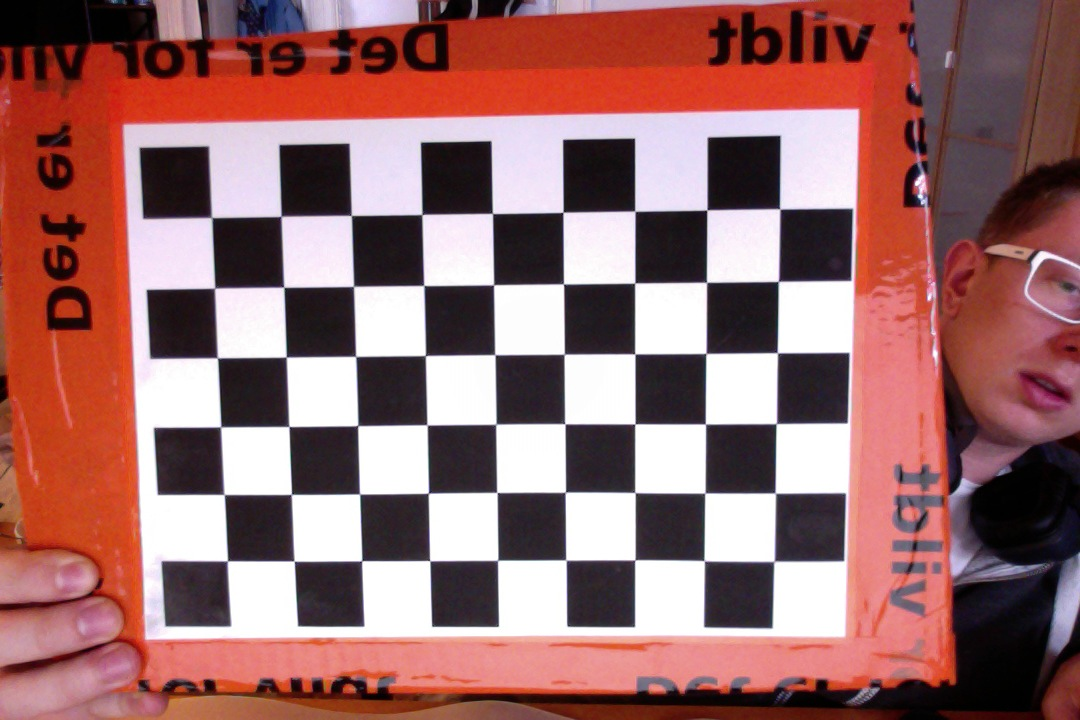
#> input picture MandatoryAssignment2/Results/L_CP.jpg, 1080 x 720 px, given in place of L_CPSeq.jpg, which was not available
$ python Assignment2_Atanas.py   (Python 2 division)   (older library calls are emulated)
#> lines starting #> are read from the running program, lines starting #| are printed output that depends on the picture; pictures that were not available may be replaced by others from this repository, and a replacement may not be noted
### MandatoryAssignment2/SIGBTools.py
import cv2;
import cv2
import numpy as np
import pylab
from pylab import *
import matplotlib as mpl
import math
from scipy import linalg
''' This module contains sets of functions useful for basic image analysis and should be useful in the SIGB course.
Written and Assembled  (2012,2013) by  Dan Witzner Hansen, IT University.
'''

# [176 lines left out: functions getHomographyFromMouse, getCircleSamples, estimateHomography, getImageSequence, getLineCoordinates, not called in this run]

class RegionProps:
    '''Class used for getting descriptors of contour-based connected components

        The main method to use is: CalcContourProperties(contour,properties=[]):
        contour: a contours found through cv2.findContours
        properties: list of strings specifying which properties should be calculated and returned

        The following properties can be specified:

        Area: Area within the contour  - float
        Boundingbox: Bounding box around contour - 4 tuple (topleft.x,topleft.y,width,height)
        Length: Length of the contour
        Centroid: The center of contour: (x,y)
        Moments: Dictionary of moments: see
        Perimiter: Permiter of the contour - equivalent to the length
        Equivdiameter: sqrt(4*Area/pi)
        Extend: Ratio of the area and the area of the bounding box. Expresses how spread out the contour is
        Convexhull: Calculates the convex hull of the contour points
        IsConvex: boolean value specifying if the set of contour points is convex

        Returns: Dictionary with key equal to the property name

        Example:
             contours, hierarchy = cv2.findContours(I, cv2.RETR_LIST, cv2.CHAIN_APPROX_SIMPLE)
             goodContours = []
             for cnt in contours:
                vals = props.CalcContourProperties(cnt,['Area','Length','Centroid','Extend','ConvexHull'])
                if vals['Area']>100 and vals['Area']<200
                 goodContours.append(cnt)
        '''
    def __calcArea(self,m,c):
        return cv2.contourArea(c) #,m['m00']
    def __calcLength(self,c):
        return cv2.arcLength(c, True)
    def __calcPerimiter(self,c):
         return cv2.arcLength(c,True)
    def __calcBoundingBox(self,c):
        return cv2.boundingRect(c)
    # [6 lines left out: function __calcCentroid, not called in this run]

    def __calcEquivDiameter(self,contur):
        Area = self.__calcArea(m)
        return np.sqrt(4*Area/np.pi)
    # [50 lines left out: functions __calcExtend, __calcConvexHull, CalcContourProperties, not called in this run]


class ROISelector:

    def __resetPoints(self):
        self.seed_Left_pt = None
        self.seed_Right_pt = None

    # [69 lines left out: functions __init__, update, onmouse, setCorners, SelectArea, splitfn, not called in this run]

def anorm2(a):
    return (a*a).sum(-1)

def anorm(a):
    return np.sqrt( anorm2(a) )

# [45 lines left out: functions to_rect, rect2rect_mtx, rotateImage, lookat, mtx2rvec, draw_str, not called in this run]
class Sketcher:
    def __init__(self, windowname, dests, colors_func):
        # [8 lines left out: function __init__, not called in this run]
    def show(self):
        cv2.imshow(self.windowname, self.dests[0])

    def on_mouse(self, event, x, y, flags, param):
        # [12 lines left out: function on_mouse, not called in this run]

# palette data from matplotlib/_cm.py
_jet_data =   {'red':   ((0., 0, 0), (0.35, 0, 0), (0.66, 1, 1), (0.89,1, 1),
                     (1, 0.5, 0.5)),
           'green': ((0., 0, 0), (0.125,0, 0), (0.375,1, 1), (0.64,1, 1),
                     (0.91,0,0), (1, 0, 0)),
           'blue':  ((0., 0.5, 0.5), (0.11, 1, 1), (0.34, 1, 1), (0.65,0, 0),
                     (1, 0, 0))}

cmap_data = { 'jet' : _jet_data }

def make_cmap(name, n=256):
    # [14 lines left out: function make_cmap, not called in this run]
def nothing(*arg, **kw):
    pass

def clock():
    return cv2.getTickCount() / cv2.getTickFrequency()

def imWeight(x,c):
    return  1-(np.abs(x-c)/float(c))

def HatFunction(I):
    # [4 lines left out: function HatFunction, not called in this run]

def toHomogenious(points):
    # [4 lines left out: function toHomogenious, not called in this run]
def normalizeHomogenious(points):
    # [40 lines left out: functions normalizeHomogenious, H_from_points, not called in this run]

def calibrateCamera(camNum =0,nPoints=5,patternSize=(9,6),saveImage=False):
    # [87 lines left out: function calibrateCamera, not called in this run]

class Camera:
    """ Class for representing pin-hole cameras. """

    def __init__(self,P):
        """ Initialize P = K[R|t] camera model. """
        self.P = P
        self.K = None # calibration matrix
        self.R = None # rotation
        self.t = None # translation
        self.c = None # camera center


    def project(self,X):
        # [7 lines left out: function project, not called in this run]

    def factor(self):
        # [14 lines left out: function factor, not called in this run]

    def center(self):
        # [10 lines left out: function center, not called in this run]

    def calibrate_from_points(x1,x2):

        return self.K


    def simple_calibrate(a,b):

        return self.K


# helper functions

def rotation_matrix(a):
    # [6 lines left out: function rotation_matrix, not called in this run]

def rq(A):
    # [8 lines left out: function rq, not called in this run]
### MandatoryAssignment2/cubePoints.py
import numpy as np

def cube_points(c,wid):
    """ Creates a list of points for plotting a cube with plot. (the first 5 points are
    the bottom square, some sides repeated). """
    p = []
    #bottom
    p.append([c[0]-wid,c[1]-wid,c[2]-wid])
    p.append([c[0]-wid,c[1]+wid,c[2]-wid])
    p.append([c[0]+wid,c[1]+wid,c[2]-wid])
    p.append([c[0]+wid,c[1]-wid,c[2]-wid])
    p.append([c[0]-wid,c[1]-wid,c[2]-wid])
    #top
    p.append([c[0]-wid,c[1]-wid,c[2]+wid])
    p.append([c[0]-wid,c[1]+wid,c[2]+wid])
    p.append([c[0]+wid,c[1]+wid,c[2]+wid])
    p.append([c[0]+wid,c[1]-wid,c[2]+wid])
    p.append([c[0]-wid,c[1]-wid,c[2]+wid])
    #vertical sides
    p.append([c[0]-wid,c[1]-wid,c[2]+wid])
    p.append([c[0]-wid,c[1]+wid,c[2]+wid])
    p.append([c[0]-wid,c[1]+wid,c[2]-wid])
    p.append([c[0]+wid,c[1]+wid,c[2]-wid])
    p.append([c[0]+wid,c[1]+wid,c[2]+wid])
    p.append([c[0]+wid,c[1]-wid,c[2]+wid])
    p.append([c[0]+wid,c[1]-wid,c[2]-wid])
    return np.array(p).T

### MandatoryAssignment2/Assignment2_Atanas.py
from scipy import ndimage
import cv2
import cv
import numpy as np
from pylab import *
from matplotlib import *
from matplotlib.pyplot import *
from scipy import *
import math
import SIGBTools
import cubePoints as cube

# [141 lines left out: functions calibrationExample, frameTrackingData2BoxData, simpleTextureMap, showImageandPlot, texturemapGridSequence, not called in this run]


def realisticTexturemap(scale,point,map):
    #H = np.load('H_G_M')
    print "Not implemented yet\n"*30


# [21 lines left out: function showFloorTrackingData, not called in this run]

def angle_cos(p0, p1, p2):
    d1, d2 = p0-p1, p2-p1
    return abs( np.dot(d1, d2) / np.sqrt( np.dot(d1, d1)*np.dot(d2, d2) ) )

# [299 lines left out: functions findSquares, DetectPlaneObject, texturemapObjectSequence, DisplayTrace, DisplayTraceDynamic, texturemapGroundFloor and 1 more, not called in this run]


def AugumentSequence():
    #Loading callibration matrix
    K = np.load('Results/PMatrix.npy')
#> (reads MandatoryAssignment2/Results/PMatrix.npy from the repository)
    #setting pattern size
    pattern_size = (9,6)
    #loading calibration images
    L_CP = cv2.imread('Results/L_CPSeq.jpg') #Frontal view
#> L_CP is the input picture: shape (720, 1080, 3); mean B, G, R 106.9, 107.6, 153.5
    #Getting cube points from cubePoints.py
    cubePoints = cube.cube_points([0,0,0.1],0.1)
    #Getting chesscorners for frontal view
    Fgray = cv2.cvtColor(L_CP,cv2.COLOR_BGR2GRAY)
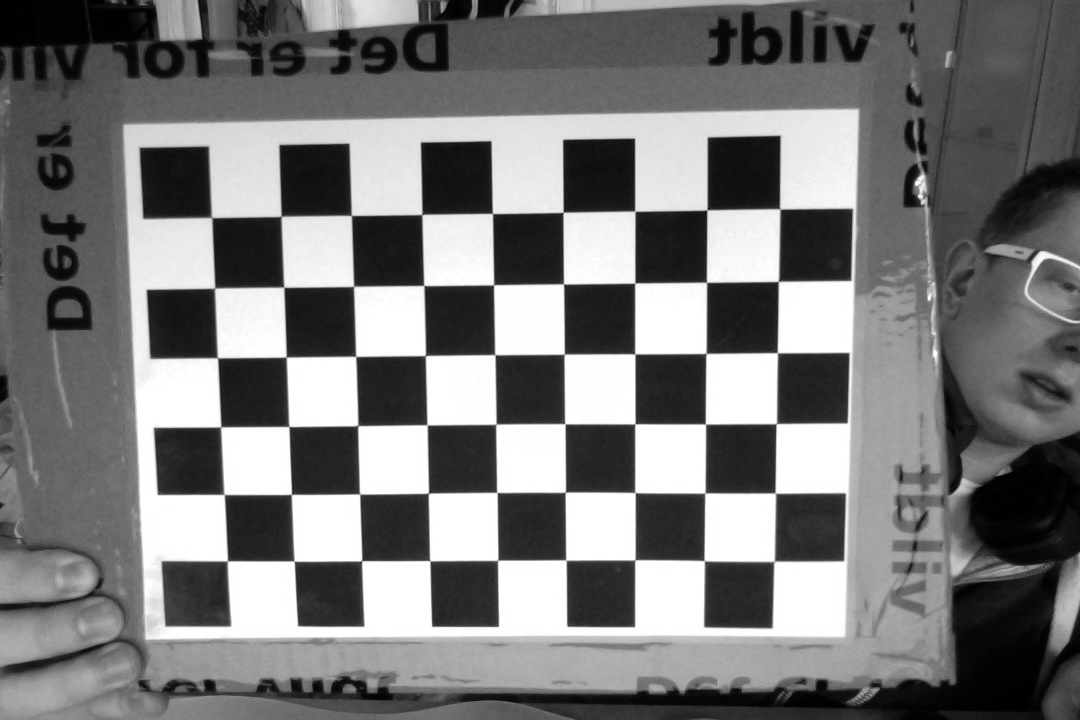
#> Fgray: shape (720, 1080); min 0, max 255, mean 121.3
    Ffound, Fcorners = cv2.findChessboardCorners(Fgray, pattern_size)
#> Ffound = True; Fcorners = 54 rows, first 8: [211.8, 217.6], [281.1, 216.2], [351.3, 215.6], [421.8, 214.7], [492.5, 213.4], [563, 212.2], [634.9, 211.1], [706.8, 210.1]
    FchessCorners = [(Fcorners[0,0,0],Fcorners[0,0,1]),(Fcorners[8,0,0],Fcorners[8,0,1]),(Fcorners[45,0,0],Fcorners[45,0,1]),(Fcorners[53,0,0],Fcorners[53,0,1])]
#> FchessCorners = [(211.8, 217.6), (780, 209.3), (227.5, 560.8), (774.1, 561.2)]
    #To open CV format
    FchessCorners = np.array([[x,y] for (x,y) in FchessCorners])
#> FchessCorners = [[211.8, 217.6], [780, 209.3], [227.5, 560.8], [774.1, 561.2]]
    #Getting chesscorners for the sequence images
    cap = cv2.VideoCapture(0)
    running, I = cap.read()
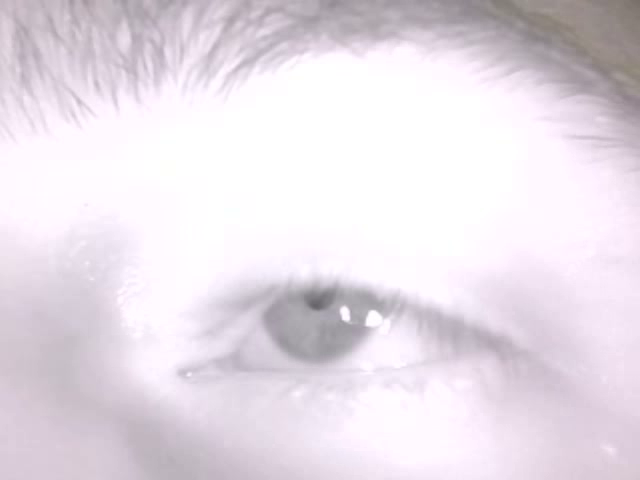
#> input picture frame 53 of MandatoryAssignment1/Sequences/EyeBizaro.avi, 640 x 480 px, given in place of the camera
#> I is the input picture: shape (480, 640, 3); mean B, G, R 230.7, 222.4, 230.7
    #Get camera model for first view
    cam1 = SIGBTools.Camera(hstack((K,dot(K,array([[0],[0],[-1]])) )) )

    #imSize = np.shape(I)
    #videoWriter = cv2.VideoWriter("sequence.mp4", cv.FOURCC('D','I','V','X'), 30,(imSize[1], imSize[0]),True)

    while(running):
        running, I = cap.read()
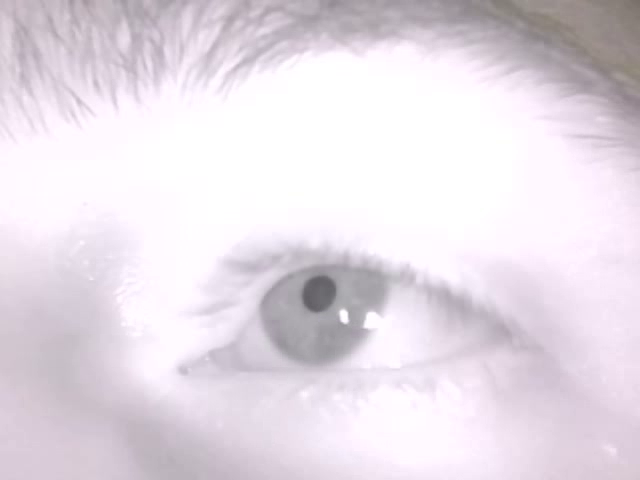
#> input picture frame 54 of MandatoryAssignment1/Sequences/EyeBizaro.avi, 640 x 480 px, given in place of the camera
#> I is the input picture: shape (480, 640, 3); mean B, G, R 229.4, 221, 229.3
        #converting to gray for better contrast
        gray = cv2.cvtColor(I,cv2.COLOR_BGR2GRAY)
        found, corners = cv2.findChessboardCorners(gray, pattern_size)
#> found = False; corners = None

        if (found):
        #picking utmost corners
            IchessCorners = [(corners[0,0,0],corners[0,0,1]),(corners[8,0,0],corners[8,0,1]),(corners[45,0,0],corners[45,0,1]),(corners[53,0,0],corners[53,0,1])]
            #To openCV format
            IchessCorners = np.array([[x,y] for (x,y) in IchessCorners])
            #Find homography between frontal image and current frame
            H,mask = cv2.findHomography(FchessCorners, IchessCorners)
            #Transofrm camera view
            camFrame = SIGBTools.Camera(dot(H,cam1.P))
            A = dot(linalg.inv(K),camFrame.P[:,:3])
            A = array([A[:,0],A[:,1],cross(A[:,0],A[:,1])]).T
            camFrame.P[:,:3] = dot(K,A)
            #Get cube projection points
            box_peojection = camFrame.project(SIGBTools.toHomogenious(cubePoints))
            #Draw  box
            p = box_peojection
            ''' Drawing the box manually '''
            #bottom
            cv2.line(I, (int(p[0][1]), int(p[1][1])), (int(p[0][2]),int(p[1][2])),(255,255,0),2)
            cv2.line(I, (int(p[0][2]), int(p[1][2])), (int(p[0][3]),int(p[1][3])),(255,255,0),2)
            cv2.line(I, (int(p[0][3]), int(p[1][3])), (int(p[0][4]),int(p[1][4])),(255,255,0),2)
            cv2.line(I, (int(p[0][1]), int(p[1][1])), (int(p[0][4]),int(p[1][4])),(255,255,0),2)

            #connecting lines
            cv2.line(I, (int(p[0][4]), int(p[1][4])), (int(p[0][5]),int(p[1][5])),(255,255,0),2)
            cv2.line(I, (int(p[0][1]), int(p[1][1])), (int(p[0][6]),int(p[1][6])),(255,255,0),2)
            cv2.line(I, (int(p[0][2]), int(p[1][2])), (int(p[0][7]),int(p[1][7])),(255,255,0),2)
            cv2.line(I, (int(p[0][3]), int(p[1][3])), (int(p[0][8]),int(p[1][8])),(255,255,0),2)

            #top
            cv2.line(I, (int(p[0][5]), int(p[1][5])), (int(p[0][6]),int(p[1][6])),(255,255,0),2)
            cv2.line(I, (int(p[0][6]), int(p[1][6])), (int(p[0][7]),int(p[1][7])),(255,255,0),2)
            cv2.line(I, (int(p[0][7]), int(p[1][7])), (int(p[0][8]),int(p[1][8])),(255,255,0),2)
            cv2.line(I, (int(p[0][8]), int(p[1][8])), (int(p[0][9]),int(p[1][9])),(255,255,0),2)

            cv2.imshow('Augumentation',I)
            cv2.waitKey(1)

    return


# [12 lines of commented-out code are left out]
AugumentSequence()
